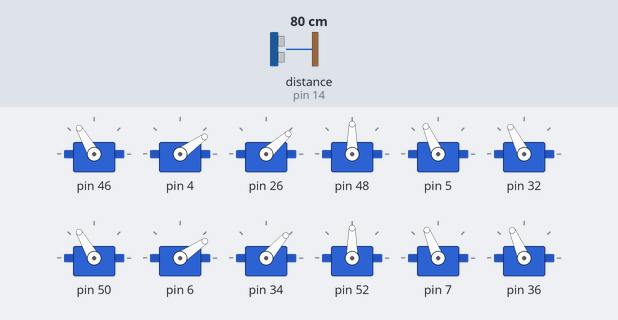
Simulated run of this sketch. Board: Arduino Mega 2560, built with avr-gcc and run on an emulated ATmega2560. Shown: 12 × servo. Wiring (inferred from the names in the program): ultrasonic range finder: trigger pin 15; echo pin 14. Inputs (shaded band) come from the test bench; at power-on: distance to the obstacle (sensor on pin 14) 80 cm. The echo pulse lasts 58.3 µs per cm; what the sketch prints to the serial monitor is not drawn.

Above: at 0.91 s.
2.4 s: distance to the obstacle (sensor on pin 14) set to 41 cm
At 2.87 s:
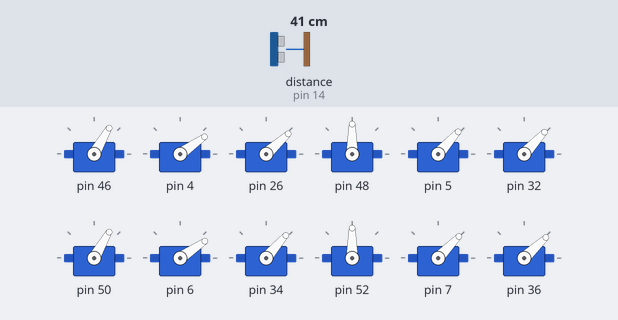
5.9 s: distance to the obstacle (sensor on pin 14) set to 33 cm
At 6.7 s:
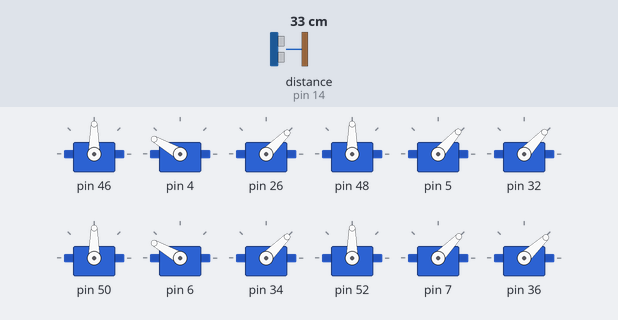
9.4 s: distance to the obstacle (sensor on pin 14) set to 60 cm
12.9 s: distance to the obstacle (sensor on pin 14) set to 2 cm
At 15.3 s:
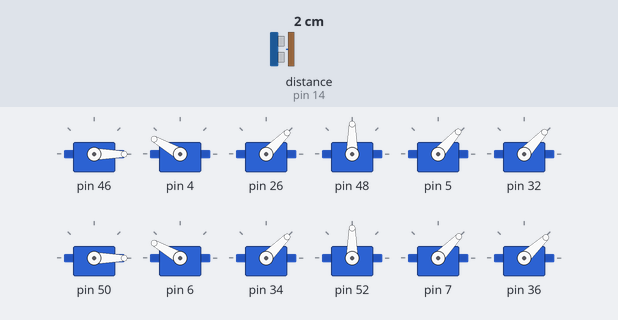
Timing chart, 0 to 17.4 s (numbered marks = the images above; inputs shaded):
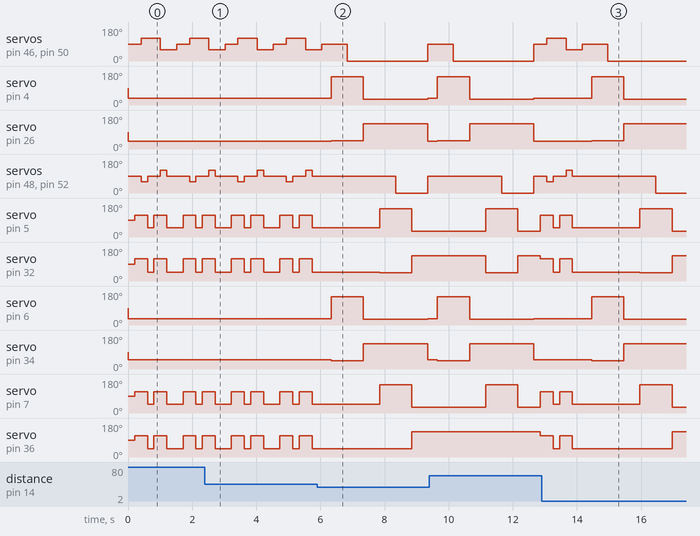

Measured:
- the behaviour switches between 37 and 36 cm on distance to the obstacle (sensor on pin 14) (found by bisection; images 1 and 2)
- after the input at 5.9 s, servo on pin 4: 35° → 150° after 0.44 s, → 30° 1.0 s later, → 35° 2.0 s later; servo on pin 26: 42° → 45° after 0.44 s, → 135° 1.0 s later, → 42° 2.0 s later; servo on pin 6: 34° → 150° after 0.44 s, → 30° 1.0 s later, → 34° 2.0 s later; servo on pin 34: 49° → 45° after 0.44 s, → 135° 1.0 s later, → 49° 2.0 s later
- after the input at 9.4 s, servo on pin 36: 135° → 113° after 3.5 s
- after the input at 12.9 s, servo on pin 4: 35° → 150° after 1.6 s, → 30° 1.0 s later; servo on pin 26: 42° → 45° after 1.6 s, → 135° 1.0 s later; servo on pin 6: 34° → 150° after 1.6 s, → 30° 1.0 s later; servo on pin 34: 49° → 45° after 1.6 s, → 135° 1.0 s later

The sketch:

Hexapod.ino
```cpp
#include "Servo.h"

Servo mot[6][3];
int offset[6][3];
int md; // Delay between 'movements'

// US definition
const int trigPin = 15;
const int echoPin = 14;

void setup() {
  Serial.begin (9600);
  // US
  pinMode(trigPin, OUTPUT);  // Trig is an output
  pinMode(echoPin, INPUT);   // Echo is an input

  md = 200; // Delay between 'movements'

  mot[0][0].attach(46);
  mot[0][1].attach(4);
  mot[0][2].attach(26);

  offset[0][0] = 0;
  offset[0][1] = 1;
  offset[0][2] = 2;


  mot[1][0].attach(48);
  mot[1][1].attach(5);
  mot[1][2].attach(32);

  offset[1][0] = 0;
  offset[1][1] = 14;
  offset[1][2] = 7;

  mot[2][0].attach(50);
  mot[2][1].attach(6);
  mot[2][2].attach(34);

  offset[2][0] = 0;
  offset[2][1] = 0;
  offset[2][2] = 9;

  mot[3][0].attach(52);
  mot[3][1].attach(7);
  mot[3][2].attach(36);

  offset[3][0] = 0;
  offset[3][1] = 12;
  offset[3][2] = 3;

  mot[4][0].attach(42);
  mot[4][1].attach(2);
  mot[4][2].attach(22);

  offset[4][0] = 0;
  offset[4][1] = 10;
  offset[4][2] = 7;

  mot[5][0].attach(44);
  mot[5][1].attach(3);
  mot[5][2].attach(24);

  offset[5][0] = 0;
  offset[5][1] = 1;
  offset[5][2] = 0;
}


void loop() {
  // Check distance
  if (getUS() > 35.0f){
	// Move 'forward' if object not in front
	// moveFwd() is very quick to execute once so doing
	// it w/o interrupts or using millis() works properly
	// few centimeters per moveFwd() call
	moveFwd();
	delay(100);
  }
  else{
	// Default steady position
	resetPos();
	delay(100);
	// Rotate until not facin obstacle
	// Few degrees per Rotate() call
	rotate();
  }
}

float getUS() {
  long duration;
  float distance;
  digitalWrite(trigPin, LOW);
  delayMicroseconds(2);
  digitalWrite(trigPin, HIGH);
  delayMicroseconds(10); // trig 10ms HIGH
  digitalWrite(trigPin, LOW);

  // Echo calculation
  duration = pulseIn(echoPin, HIGH);
  // Distance proportional to the output duration
  distance = duration*340/(2*10000);  // Sound speed

  // Out of range
  if ( distance <= 0){
	Serial.println("Out of range");
  }
  else {
	Serial.print(distance);
	Serial.print(" cm ");
	Serial.print(duration);
	Serial.println(" ms");
	return(distance);
  }
}

// Default steady position
void resetPos(){
  for (int i=0; i<6; i+=2)
  {
	mot[i][0].write(90);
	mot[i][1].write(offset[i][1]+34);
	mot[i][2].write(offset[i][2]+40);
  }
  delay(md);

}

// Not used - kept for future additions
void nicePose(){
	 for (int i=1; i<6; i+=2)
  {
	mot[i][0].write(90);
	mot[i][1].write(offset[i][1]+100);
	mot[i][2].write(offset[i][2]+110);
  }
}

// Not used - kept for future additions
void fwdPose(){
  for (int i=1; i<6; i+=2)
  {
	mot[i][0].write(90);
	mot[i][1].write(offset[i][1]+34);
	mot[i][2].write(offset[i][2]+40);
  }
}

// Rotates on itself
// few degrees per Rotate() call
void rotate(){
   Serial.write("Rotate"); // avoids obstacle, rotates on itself

   mot[0][2].write(45);
   mot[2][2].write(45);
   mot[4][2].write(45); // leg low
   mot[0][1].write(150);
   mot[2][1].write(150); // middle leg
   mot[4][1].write(150); // 3 first legs up and done

   delay(500);
   mot[0][0].write(0);
   mot[2][0].write(0);
   mot[4][0].write(0);// core rotation and done

   delay(500);

   mot[0][2].write(135);
   mot[2][2].write(135);
   mot[4][2].write(135);
   mot[0][1].write(30);
   mot[2][1].write(30);
   mot[4][1].write(30);// lower 3 first legs

   delay(500);
   mot[1][2].write(45);
   mot[4][2].write(45);
   mot[5][2].write(45);
   mot[1][1].write(150);
   mot[3][1].write(150);
   mot[5][1].write(150);// raise 3 next legs

   delay(500);
   mot[1][0].write(0);
   mot[3][0].write(0);
   mot[4][0].write(0);// 2nd rotation


   delay(500);
   mot[1][2].write(135);
   mot[3][2].write(135);
   mot[5][2].write(135);
   mot[1][1].write(30);
   mot[3][1].write(30);
   mot[5][1].write(30);
   delay(500); // lower legs

   mot[0][0].write(90);
   mot[1][0].write(90);
   mot[2][0].write(90);
   mot[3][0].write(90);
   mot[4][0].write(90);
   mot[5][0].write(90); // final rotation and end
}


// Move straight forward
void moveFwd(){
	for (int i=0; i<6; i+=2)
  {
	mot[i][0].write(90);
	mot[i][1].write(offset[i][1]+34);
	mot[i][2].write(offset[i][2]+40);
  }
  delay(md);

   for (int i=1; i<6; i+=2)
  {
	mot[i][0].write(90);
	mot[i][1].write(offset[i][1]+100);
	mot[i][2].write(offset[i][2]+110);
  }
  delay(md);
  dir1();
  delay(md);

  for (int i=1; i<6; i+=2)
  {
	mot[i][0].write(90);
	mot[i][1].write(offset[i][1]+34);
	mot[i][2].write(offset[i][2]+40);
  }
  delay(md);
  for (int i=1; i<6; i+=2)
  {
	mot[i][0].write(90);
	mot[i][1].write(offset[i][1]+100);
	mot[i][2].write(offset[i][2]+110);
  }
  delay(md);
  dir2();
  delay(md);
  for (int i=1; i<6; i+=2)
  {
	mot[i][0].write(90);
	mot[i][1].write(offset[i][1]+34);
	mot[i][2].write(offset[i][2]+40);
  }
  delay(md);

}

// Used in 'moveFwd' as pose - legs slight rotation
void dir1(){
  // Full
   for (int i=0; i<6; i+=1)
	{
	  mot[i][0].write(60);
	}
   // 'Special'
   for (int i=0; i<6; i+=2)
	{
	  mot[i][0].write(120);
	}
}

// Used in 'moveFwd' as pose
// legs slight rotation in opposite direction relative to dir1()
void dir2(){
  // Full opposite
   for (int i=0; i<6; i+=1)
	{
	  mot[i][0].write(120);
	}
   // 'Special' opposite
   for (int i=0; i<6; i+=2)
	{
	  mot[i][0].write(60);
	}
}
```
